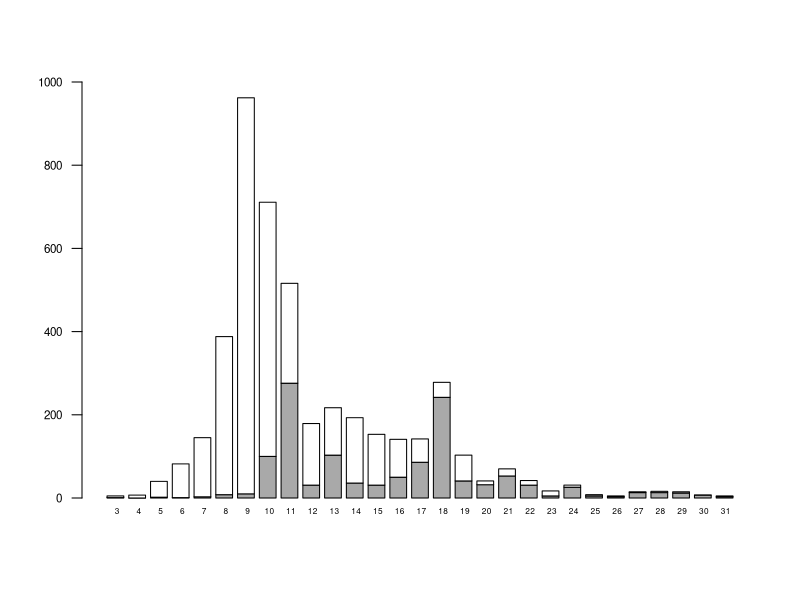

Here is the R script that generated this plot: (Note: this script raises an error after producing the figure.)
setwd("~/Desktop/Dropbox/papers/chrom.num/data and analysis/data/fig1")
data <- read.csv("chrom.nums.csv", header=F, as.is=T)

Even <- function(x){
  if(x/2 == round(x/2)){
    return(T)
  }else{
    return(F)
  }
}

data<- data[,c(1:3,5)]
for(i in 1:4537){
  if(Even(data[i,4])){
    data[i,4] <- (data[i,4]-2)/2
  }else{
    data[i,4] <- (data[i,4]-1)/2
  }
}
fams <- unique(data[,1])
ade <- c("Dytiscidae", "Carabidae", "Gyrinidae", "Haliplidae", "Hygrobiidae", "Noteridae", "Trachypachidae")
pol <- fams[!fams %in% ade]
pol <- pol[c(1:4,6:37,40:52)]

ade.data <- data[data[,1] %in% ade,]
pol.data <- data[data[,1] %in% pol,]
ade.foo <- as.data.frame(table(ade.data[,4]))
pol.foo <- as.data.frame(table(pol.data[,4]))
#first switch levels to numerics
ade.foo[,1] <- as.numeric(levels(ade.foo[,1]))
pol.foo[,1] <- as.numeric(levels(pol.foo[,1]))


finals <- matrix(,34,3)
finals[,1] <- 1:34
for(i in 1:34){
  if(i %in% ade.foo[,1]) finals[i,2] <- ade.foo[ade.foo[,1] == i,2]
  if(i %in% pol.foo[,1]) finals[i,3] <- pol.foo[pol.foo[,1] == i,2]
}

colnames(finals) <- c("haploid.num", "ade", "pol")
foo <- rbind(finals[,2], finals[,3])
foo[2,3] <- 4
foo[1,31] <- 3
foo[2,31] <- 2
foo <- foo[,3:31]
# lets get rid of any NA values
foo[1, which(is.na(foo[1,]))] <- 0
foo[2, which(is.na(foo[2,]))] <- 0

barplot(foo, ylim=c(0,1000), cex.axis=.7, cex.names=.7, border="black", 
        las=2, col=c("darkgray", "white"), width=.77, space=.3, beside=F)
axis(1, at=1:29-.3, labels=finals[3:31,1], tick = F, cex.axis=.5, line=-1)






## old code
foo <- as.data.frame(table(data[,4]))
write.csv(foo, file="test.data.csv")
foo <- read.csv("test.data.csv", as.is=T)[,2:3]
barplot(foo[,2], ylim=c(0,1000), cex.axis=.7, cex.names=.7, 
        las=2, col="lightblue", width=.77, space=.3)
axis(1, at=1:32-.3, labels=foo[,1], tick = F, cex.axis=.5, line=-1)
data <- read.csv("genera.csv", as.is=T)